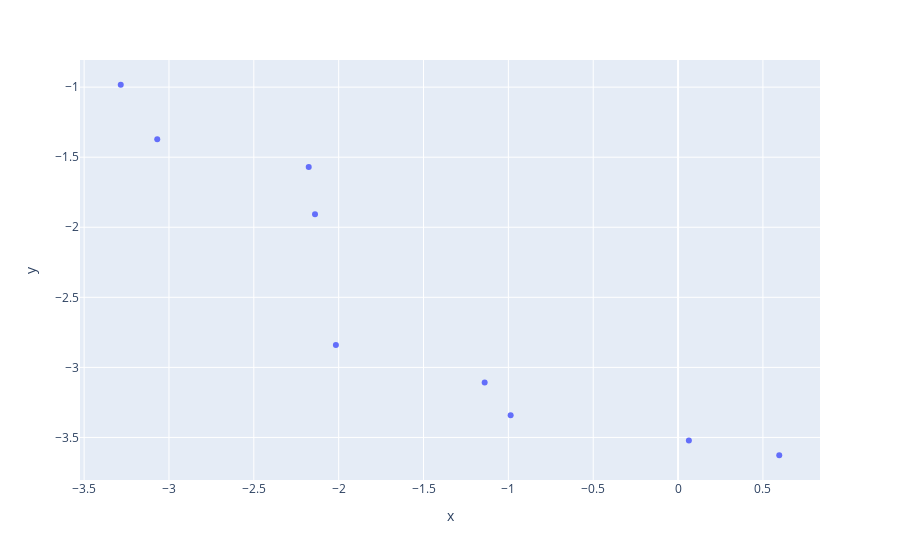

The notebook cell saved with this chart:
### Code cell
px.scatter(x = df_pareto_remaining['f1'], y = df_pareto_remaining['f2'])

### Figure 1 — Plotly figure (JSON) as saved in the notebook; plotly's stock layout.template omitted (floating-point values rounded to 4 significant figures)
{"data": [{"hovertemplate": "x=%{x}<br>y=%{y}<extra></extra>", "legendgroup": "", "marker": {"color": "#636efa", "symbol": "circle"}, "mode": "markers", "name": "", "orientation": "v", "showlegend": false, "type": "scatter", "x": [-3.069, -2.176, 0.06384, -3.284, -0.9865, -2.016, -2.139, -1.14, 0.5963], "xaxis": "x", "y": [-1.372, -1.569, -3.521, -0.983, -3.341, -2.841, -1.908, -3.108, -3.627], "yaxis": "y"}], "layout": {"legend": {"tracegroupgap": 0}, "margin": {"t": 60}, "xaxis": {"anchor": "y", "domain": [0, 1], "title": {"text": "x"}}, "yaxis": {"anchor": "x", "domain": [0, 1], "title": {"text": "y"}}}}
